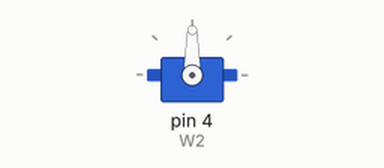
Recording of a sketch running on a simulated Arduino Uno, built with avr-gcc and run on an emulated ATmega328P. Shown: servo.

Above: at 0.05 s.
At 1.5 s:
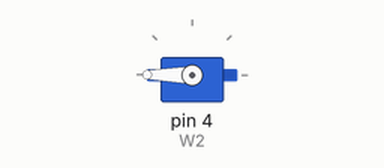
At 3.0 s:
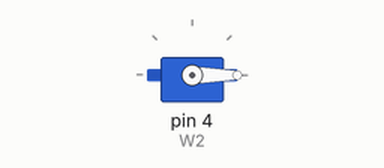
Timing chart, 0 to 6.9 s (numbered marks = the images above):
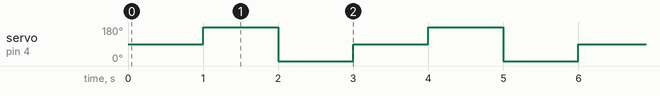

Measured:
- by itself, servo on pin 4 (W2): repeats every 3.0 s: 0° 1.0 s, 90° 1.0 s, 180° 1.0 s

The sketch:

Test2.ino
```cpp
#include <Servo.h>
Servo W2 = Servo();

void setup() {
  // put your setup code here, to run once:
W2.attach(4);

}

void loop() {
  // put your main code here, to run repeatedly:

W2.write(90);
delay(1000);
W2.write(180);
delay(1000);
W2.write(0);
delay(1000);
}
```
